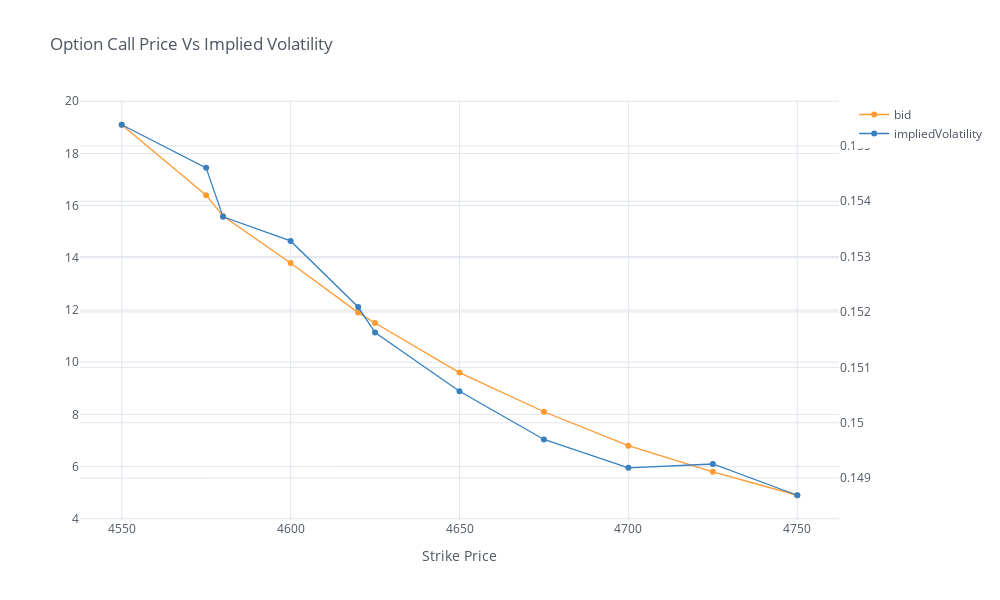

The notebook cell saved with this chart:
### Code cell
jun[['bid', 'impliedVolatility']][:4750].iplot(secondary_y='impliedVolatility', mode='lines+markers', size=6, 
                                              xTitle='Strike Price', title='Option Call Price Vs Implied Volatility')

### Figure 1 — Plotly figure (JSON) as saved in the notebook; plotly's stock layout.template omitted (floating-point values rounded to 4 significant figures)
{"data": [{"line": {"color": "rgba(255, 153, 51, 1.0)", "dash": "solid", "shape": "linear", "width": 1.3}, "marker": {"size": 6, "symbol": "circle"}, "mode": "lines+markers", "name": "bid", "text": "", "type": "scatter", "x": [4550, 4575, 4580, 4600, 4620, 4625, 4650, 4675, 4700, 4725, 4750], "y": [19.1, 16.4, 15.6, 13.8, 11.9, 11.5, 9.6, 8.1, 6.8, 5.8, 4.9]}, {"line": {"color": "rgba(55, 128, 191, 1.0)", "dash": "solid", "shape": "linear", "width": 1.3}, "marker": {"size": 6, "symbol": "circle"}, "mode": "lines+markers", "name": "impliedVolatility", "text": "", "type": "scatter", "x": [4550, 4575, 4580, 4600, 4620, 4625, 4650, 4675, 4700, 4725, 4750], "xaxis": "x", "y": [0.1554, 0.1546, 0.1537, 0.1533, 0.1521, 0.1516, 0.1506, 0.1497, 0.1492, 0.1493, 0.1487], "yaxis": "y2"}], "layout": {"height": 600, "legend": {"bgcolor": "#FFFFFF", "font": {"color": "#4D5663"}}, "paper_bgcolor": "#FFFFFF", "plot_bgcolor": "#FFFFFF", "title": {"font": {"color": "#4D5663"}, "text": "Option Call Price Vs Implied Volatility"}, "width": 1000, "xaxis": {"autorange": true, "gridcolor": "#E1E5ED", "range": [4538.0, 4762.0], "showgrid": true, "tickfont": {"color": "#4D5663"}, "title": {"font": {"color": "#4D5663"}, "text": "Strike Price"}, "type": "linear", "zerolinecolor": "#E1E5ED"}, "yaxis": {"autorange": true, "gridcolor": "#E1E5ED", "range": [3.951, 20.05], "showgrid": true, "tickfont": {"color": "#4D5663"}, "title": {"font": {"color": "#4D5663"}, "text": ""}, "type": "linear", "zerolinecolor": "#E1E5ED"}, "yaxis2": {"anchor": "x", "autorange": true, "gridcolor": "#E1E5ED", "overlaying": "y", "range": [0.1482, 0.1558], "showgrid": true, "side": "right", "tickfont": {"color": "#4D5663"}, "title": {"text": ""}, "type": "linear", "zerolinecolor": "#E1E5ED"}}}
